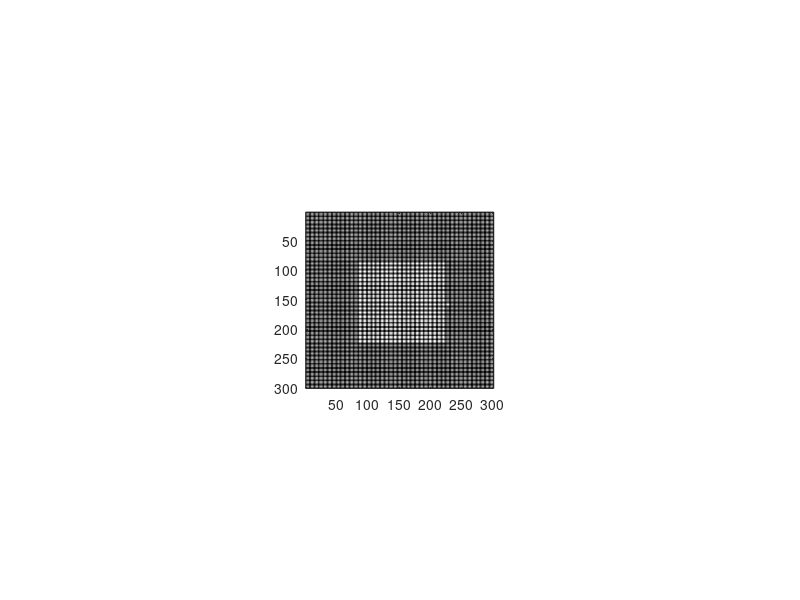

Here is the MATLAB script that generated this plot:
function experiment6(CPD,bulge_deg)
cd ~/Desktop
if ~exist('CPD','var')
    CPD=[];
end
if isempty(CPD)
    CPD=2.14;
end
if ~exist('bulge_deg','var')
    bulge_deg=[];
end
if isempty(bulge_deg)
    bulge_deg=0.5;
end
trialLim=5; % max trial length (seconds)
rim_col= 1/1.5; % 0.6667 background is 50% Webber contrast for 1 figure

step1=0.25;% in dB
step2=0.1;
step=1/10.^(step1/10); % dB to ratio

detections=1;

square_col= 1;
msg= true;
jitter=[600 800];


%% make phosphene matrix
maxTrials=3000;
% screen size and angles
% get screen size
set(0,'units','pixels')
Pix_SS = get(0,'screensize');
set(0,'units','centimeters')
CM_SS = get(0,'screensize');



angleDim='w'; % 'h' or 'w' determine the 45deg angle by window hight / width
FOV=45;
heightDeg=10;%field of view in degrees
% compute the aray hight(=width) of phosphenes in pixels
if strcmp(angleDim,'h')
    distanceFromScreen=CM_SS(4)/2/tand(FOV/2);
    heightPix=round(Pix_SS(4)*heightDeg/FOV);
elseif strcmp(angleDim,'w')
    distanceFromScreen=CM_SS(3)/2/tand(FOV/2);
    heightPix=round(Pix_SS(3)*heightDeg/FOV);
else
    error('choose dimention for figure limits')
end



%figure('Units','pixels','Position',[100 100 n m])
% set(gca,'Position',[0 0 1 1])
%% Image's parameters (phosphene area)


%height=900;
%widthPix=heightPix;
square_size_deg=5;                     %internal square size in degrees
square_size=round(square_size_deg/heightDeg*heightPix); %intenal square size in pixels

%% Bulge's parameters
%bulge sizes in degrees
bulge_pix=round((bulge_deg./FOV)*heightPix);      %bulge sizes in pixels

%% Resolutions parameters
res=CPD;                                        %Desired resolutions in CPD (2.14 CPD is 42.88*42.88 phosphenes. we want CPD 1.25, 2.5 10)
num_phos_res=round(res.*2*heightDeg);                %number of phosphenes in the whole image per resolution
pix_res=round(heightPix./num_phos_res);           % width of a phosphene in pixels
sigma = pix_res^0.5;
h = fspecial('gaussian', pix_res, sigma);
h=h-min(min(h));
h=h./max(max(h));
Phosphene_Matrix=repmat(h,num_phos_res,num_phos_res);
%figure;
pixStartX=round(Pix_SS(3)/2-length(Phosphene_Matrix)/2);
pixStartY=round(Pix_SS(4)/2-length(Phosphene_Matrix)/2);


%% make shape
squareSizePhos=round(square_size/pix_res);
squareInd=false(num_phos_res);
phosStart=floor((num_phos_res-squareSizePhos+1)/2)+1;
phosEnd=phosStart+squareSizePhos-1;
squareInd(phosStart:phosEnd,phosStart:phosEnd)=true;
bulgePhos=ceil(bulge_pix/pix_res); % 2 phosphenes if at optimal position the bulge covers 2 phosphene centers
bulgeInd=false(num_phos_res);
bulgeStartY=floor(num_phos_res/2+0.5)-floor(bulgePhos/2)+1;
bulgeEndY=bulgeStartY+bulgePhos-1;
bulgeInd(phosEnd+1:phosEnd+bulgePhos,bulgeStartY:bulgeEndY)=true;

%imagesc(weights);

phosInd=zeros(size(Phosphene_Matrix));
ind=0;
for i=1:num_phos_res
    for j=1:num_phos_res
        ind=ind+1;
        for I=1:pix_res
            for J=1:pix_res
                phosInd((i-1)*pix_res+I,(j-1)*pix_res+J)=ind;
            end
        end
    end
end

%% make cross
crossSize=10;
cross=zeros(size(Phosphene_Matrix));
cross(floor(length(Phosphene_Matrix)/2)-crossSize:ceil(length(Phosphene_Matrix)/2)+crossSize,round(length(Phosphene_Matrix)/2))=1;
cross(round(length(Phosphene_Matrix)/2),floor(length(Phosphene_Matrix)/2)-crossSize:ceil(length(Phosphene_Matrix)/2)+crossSize)=1;



%% display desired distance and run experiment
cfg=[];
cfg.jitter=jitter;
cfg.pos=[pixStartX pixStartY length(Phosphene_Matrix) length(Phosphene_Matrix)];
cfg.weights=squareInd+bulgeInd;
cfg.Phosphene_Matrix=Phosphene_Matrix;
cfg.phosInd=phosInd;
cfg.cross=cross;
cfg.step=step;
if msg
    uiwait(msgbox(['Please sit ',num2str(round(distanceFromScreen)),'cm From screen']));
end

fh=figure('Units','pixels','Position',Pix_SS,'toolbar','none','MenuBar','none');
%fh=figure; % debug mode...
colormap gray
imagesc(cfg.cross,[0 1]);
set(gca,'Units','pixels','Position',cfg.pos)
set(gcf,'Color',[0 0 0]);
set(0,'PointerLocation',[-1 -1])
drawnow
pause
set(fh,'WindowKeyPressFcn',@Key_Press);

trialBeg=0;
trialTime=0;
stop=false;
triali=1;
direction=randi([1 4],1);
output=[];
%errors=0;
detect=0;
prev=0; % checks if last trial was correct to detect 3 changes from error to detection
Prev=0; % checks sequences of three good trials to make harder level
%threshold=1;
%time0=0;
%time1=0;
trial(cfg);%    jitter,cross,img,
%    Log(triali)=output;
%     triali=triali+1;
%     rim_col=rim_col-0.1;
% Log=output;
% %close
% save Log Log
% disp('end')


%% functions
    function Key_Press(~,keyData)
        %log(end+1,1:2)=[toc,list(i)];
        %output(
        %time1=toc;
        output(triali,1:4)=[toc 0 direction square_col-rim_col];
        switch keyData.Key
            case 'uparrow'
                output(triali,2)=1;
            case 'downarrow'
                output(triali,2)=3;
            case 'leftarrow'
                output(triali,2)=2;
            case 'rightarrow'
                output(triali,2)=4;
            case 'q'
                output(triali,2)=5;
                stop=true;
                close all
                save output output
                return
                %i=length(list);
            case 'space'
                output(triali,2)=6;
        end
        %output
        save output output
        if output(triali,2)==direction && prev==0
            detect=detect+1;
            if detect==detections+1
                if detections==1 % first error
                    detections=3;
                    prev=2; % needs only one good trial next time (1 up 1 down only this time)
                    Prev=0; 
                    detect=1; % start counting 3 errors from now
                    step=1/10.^(step2/10);
                else
                    %threshold=square_col-rim_col;
                    close all
                    save output output
                    stop=true;
                    return
                end
            end
            
        end
        
        if triali<maxTrials
            if output(triali,2)==direction
                prev=1;
                Prev=Prev+1; % counts three for '3 up 1 down' staircase
                if Prev==3
                    rim_col=rim_col/step;
                    Prev=0;
                end
            else
                rim_col=rim_col*step;
                prev=0;
                Prev=0;
            end
            if rim_col>square_col
                rim_col=square_col;
            elseif rim_col<0
                rim_col=0;
            end
            direction=randi([1 4],1);
            
            triali=triali+1;
            %timeOK=true; % to allow while loop to check trial time
            trial(cfg);
        else
            disp('end')
            stop=true;
            close all
            return
        end
    end
%         close
%         log(end,4)=stimType(list(i),4);
%         log(end,5)=stimType(list(i),3);
%         save ('log','log','actions','stimType')
%         i=i+1;
%         if i<(length(list)+1)
%             imagesc(cross);
%             pause(dur(i));
%             imagesc(imgs(:,:,list(i)));
%             colormap('gray');
%             tic
%         else
%             close
%         end


    function trial(cfg)
        
        %output(triali,1:3)=[0 0 direction];
        dur=randi(cfg.jitter,1)./1000;
        %disp(num2str(dur))
        imagesc(cfg.cross,[0 1]);
        drawnow
        ticCross1=tic;
        crossEnd=0;
        while crossEnd<dur;
            ticCross2=tic;
            crossEnd=double((ticCross2-ticCross1))/1000000;
        end   
        
        
        %         tic;
        %         while toc<dur
        %         end
        %pause(dur)
        %close;
        % make phosphenized img
        weights=cfg.weights;
        weights(weights>0)=square_col;
        weights(weights==0)=rim_col;
        img=zeros(size(cfg.Phosphene_Matrix));
        img(:)=weights(cfg.phosInd(:));
        img=img.*cfg.Phosphene_Matrix;
        % img faces right
        
%         img(:,:,2)=flipud(img); % flip LR at random to counterbalance asymmetric imgs
%         img=img(:,:,round(rand(1)+1));
%         img=imrotate(img,90*direction);
        imagesc(img,[0 1]);
        drawnow
        pause(1)
        save([num2str(CPD),'_',num2str(bulge_deg),'.mat'],'img')
        close all
        return
        tic;
        trialBeg=tic;
        trialTime=0;
        pause(trialLim)
%         
%         while timeOK; %trialTime<trialLim
            ticTemp=tic;
            trialTime=double((ticTemp-trialBeg))/1000000;
%             if trialTime>=trialLim
%                 timeOK=false;
%             end
%         end
%         disp('ok')
%         close
%         return
        if trialTime>=trialLim && stop==false
            output(triali,1:4)=[trialLim 0 direction square_col-rim_col];
            save output output
            rim_col=rim_col*step;
            prev=0;
            Prev=0;
            if rim_col>square_col
                rim_col=square_col;
            elseif rim_col<0
                rim_col=0;
            end
            direction=randi([1 4],1);
            
            triali=triali+1;
            trial(cfg);
        end
        %pause
    end
end
